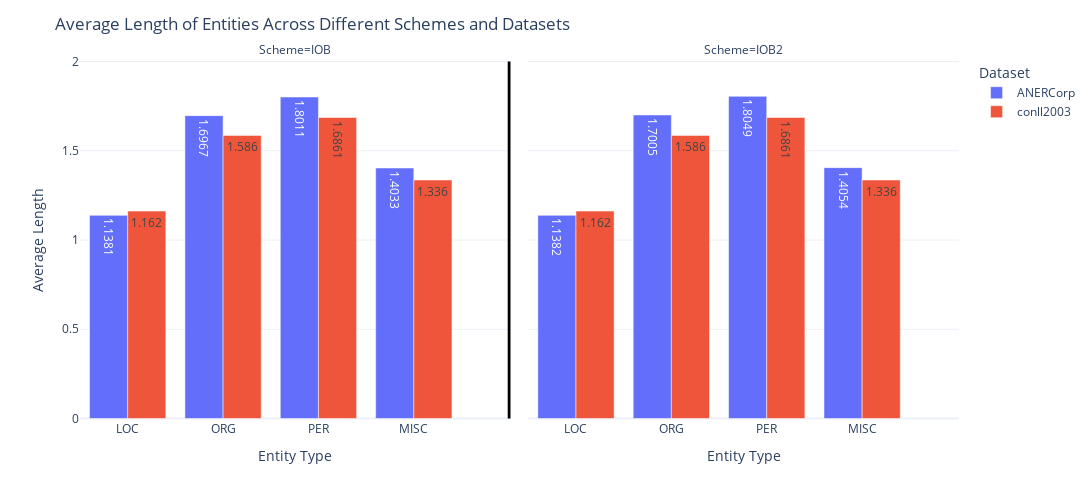

Notebook code cell kept with this figure:
### Code cell
entity_length_distribution = process_datasets(corpora, 'train')
dataset_mapping = {
    'ANERCorp_CamelLab': 'ANERCorp'
}
entity_length_distribution['Dataset'] = entity_length_distribution['Dataset'].replace(dataset_mapping)
# Create the bar graph with facets
fig = px.bar(entity_length_distribution, x='Entity Type', y='Average Length', color='Dataset', text='Average Length', barmode='group',
             facet_col='Scheme', category_orders={"Scheme": ["IOB", "IOB2"]},
             labels={"Dataset": "Dataset", "Average Length": "Average Length"})

# Update layout for better visual distinction
fig.update_layout(
    title_text="Average Length of Entities Across Different Schemes and Datasets",
    template="plotly_white",
    xaxis_title='Entity Type',
    yaxis_title='Average Length',
    legend_title="Dataset",
    height=500,
    width=1400,
    plot_bgcolor='rgba(0,0,0,0)'  # Set background color to transparent
)

# Add a vertical line to separate the schemes
# You might need to adjust the x-position based on your actual data layout
fig.add_shape(
    type="line",
    x0=4, y0=0, x1=4, y1=2,  # Adjust these values based on your axis and needs
    line=dict(color="Black", width=3)
)

fig.show()

### Figure 1 — Plotly figure (JSON) as saved in the notebook; plotly's stock layout.template omitted (floating-point values rounded to 4 significant figures)
{"data": [{"alignmentgroup": "True", "hovertemplate": "Dataset=ANERCorp<br>Scheme=IOB<br>Entity Type=%{x}<br>Average Length=%{text}<extra></extra>", "legendgroup": "ANERCorp", "marker": {"color": "#636efa", "pattern": {"shape": ""}}, "name": "ANERCorp", "offsetgroup": "ANERCorp", "orientation": "v", "showlegend": true, "text": [1.138, 1.697, 1.801, 1.403], "textposition": "auto", "type": "bar", "x": ["LOC", "ORG", "PER", "MISC"], "xaxis": "x", "y": [1.138, 1.697, 1.801, 1.403], "yaxis": "y"}, {"alignmentgroup": "True", "hovertemplate": "Dataset=ANERCorp<br>Scheme=IOB2<br>Entity Type=%{x}<br>Average Length=%{text}<extra></extra>", "legendgroup": "ANERCorp", "marker": {"color": "#636efa", "pattern": {"shape": ""}}, "name": "ANERCorp", "offsetgroup": "ANERCorp", "orientation": "v", "showlegend": false, "text": [1.138, 1.7, 1.805, 1.405], "textposition": "auto", "type": "bar", "x": ["LOC", "ORG", "PER", "MISC"], "xaxis": "x2", "y": [1.138, 1.7, 1.805, 1.405], "yaxis": "y2"}, {"alignmentgroup": "True", "hovertemplate": "Dataset=conll2003<br>Scheme=IOB<br>Entity Type=%{x}<br>Average Length=%{text}<extra></extra>", "legendgroup": "conll2003", "marker": {"color": "#EF553B", "pattern": {"shape": ""}}, "name": "conll2003", "offsetgroup": "conll2003", "orientation": "v", "showlegend": true, "text": [1.586, 1.336, 1.686, 1.162], "textposition": "auto", "type": "bar", "x": ["ORG", "MISC", "PER", "LOC"], "xaxis": "x", "y": [1.586, 1.336, 1.686, 1.162], "yaxis": "y"}, {"alignmentgroup": "True", "hovertemplate": "Dataset=conll2003<br>Scheme=IOB2<br>Entity Type=%{x}<br>Average Length=%{text}<extra></extra>", "legendgroup": "conll2003", "marker": {"color": "#EF553B", "pattern": {"shape": ""}}, "name": "conll2003", "offsetgroup": "conll2003", "orientation": "v", "showlegend": false, "text": [1.586, 1.336, 1.686, 1.162], "textposition": "auto", "type": "bar", "x": ["ORG", "MISC", "PER", "LOC"], "xaxis": "x2", "y": [1.586, 1.336, 1.686, 1.162], "yaxis": "y2"}], "layout": {"annotations": [{"font": {}, "showarrow": false, "text": "Scheme=IOB", "x": 0.245, "xanchor": "center", "xref": "paper", "y": 1, "yanchor": "bottom", "yref": "paper"}, {"font": {}, "showarrow": false, "text": "Scheme=IOB2", "x": 0.755, "xanchor": "center", "xref": "paper", "y": 1, "yanchor": "bottom", "yref": "paper"}], "barmode": "group", "height": 500, "legend": {"title": {"text": "Dataset"}, "tracegroupgap": 0}, "margin": {"t": 60}, "plot_bgcolor": "rgba(0,0,0,0)", "shapes": [{"line": {"color": "Black", "width": 3}, "type": "line", "x0": 4, "x1": 4, "y0": 0, "y1": 2}], "title": {"text": "Average Length of Entities Across Different Schemes and Datasets"}, "width": 1400, "xaxis": {"anchor": "y", "domain": [0, 0.49], "title": {"text": "Entity Type"}}, "xaxis2": {"anchor": "y2", "domain": [0.51, 1], "matches": "x", "title": {"text": "Entity Type"}}, "yaxis": {"anchor": "x", "domain": [0, 1], "title": {"text": "Average Length"}}, "yaxis2": {"anchor": "x2", "domain": [0, 1], "matches": "y", "showticklabels": false}}}
